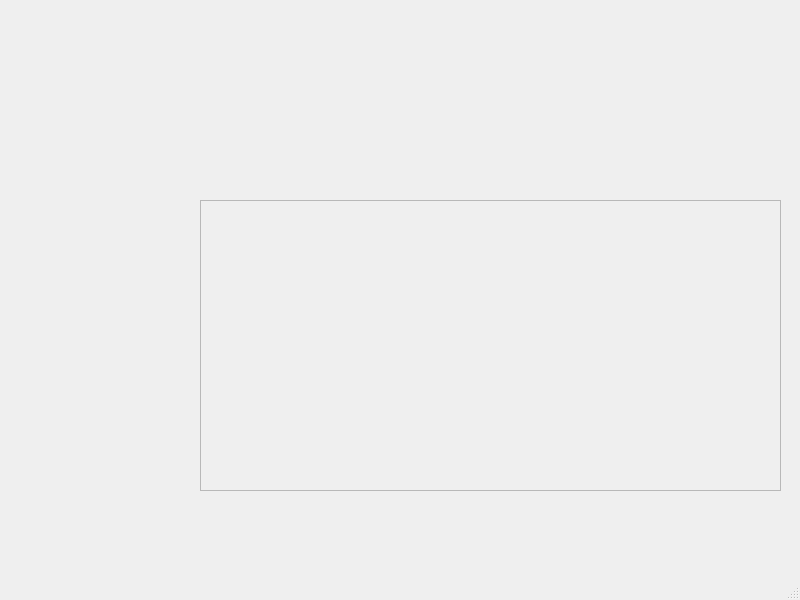
<?xml version="1.0" encoding="UTF-8"?>
<ui version="4.0">
 <class>MainWindow</class>
 <widget class="QMainWindow" name="MainWindow">
  <property name="geometry">
   <rect>
    <x>0</x>
    <y>0</y>
    <width>800</width>
    <height>600</height>
   </rect>
  </property>
  <property name="windowTitle">
   <string>MainWindow</string>
  </property>
  <widget class="QWidget" name="centralwidget">
   <widget class="QFrame" name="frame">
    <property name="geometry">
     <rect>
      <x>200</x>
      <y>200</y>
      <width>581</width>
      <height>291</height>
     </rect>
    </property>
    <property name="font">
     <font>
      <strikeout>false</strikeout>
      <stylestrategy>NoAntialias</stylestrategy>
     </font>
    </property>
    <property name="autoFillBackground">
     <bool>true</bool>
    </property>
    <property name="styleSheet">
     <string notr="true">color: rgb(69, 69, 69);</string>
    </property>
    <property name="frameShape">
     <enum>QFrame::StyledPanel</enum>
    </property>
    <property name="frameShadow">
     <enum>QFrame::Raised</enum>
    </property>
   </widget>
  </widget>
  <widget class="QMenuBar" name="menubar">
   <property name="geometry">
    <rect>
     <x>0</x>
     <y>0</y>
     <width>800</width>
     <height>26</height>
    </rect>
   </property>
  </widget>
  <widget class="QStatusBar" name="statusbar"/>
 </widget>
 <resources/>
 <connections/>
</ui>
